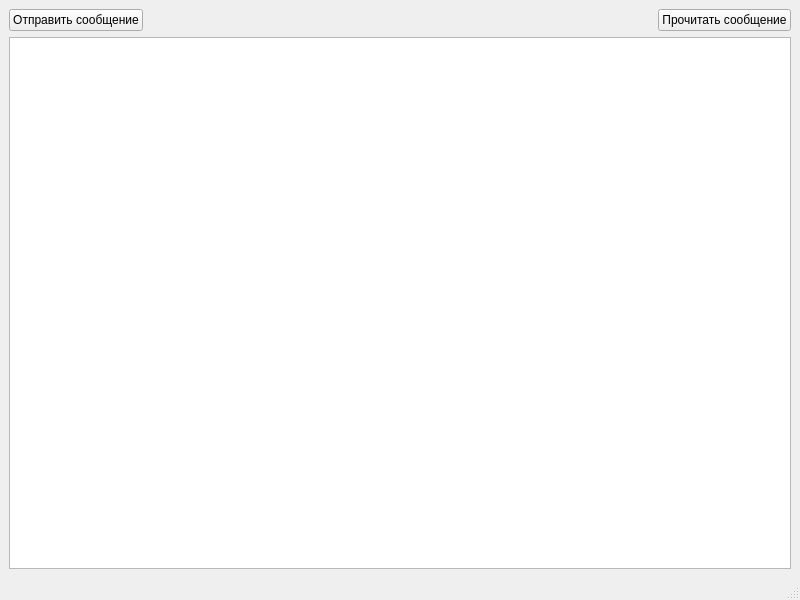
<?xml version="1.0" encoding="UTF-8"?>
<ui version="4.0">
 <class>MainWindow</class>
 <widget class="QMainWindow" name="MainWindow">
  <property name="geometry">
   <rect>
    <x>0</x>
    <y>0</y>
    <width>800</width>
    <height>600</height>
   </rect>
  </property>
  <property name="windowTitle">
   <string>Mail</string>
  </property>
  <widget class="QWidget" name="centralwidget">
   <layout class="QVBoxLayout" name="verticalLayout">
    <item>
     <layout class="QHBoxLayout" name="horizontalLayout">
      <item>
       <widget class="QPushButton" name="pushButton">
        <property name="text">
         <string>Отправить сообщение</string>
        </property>
       </widget>
      </item>
      <item>
       <spacer name="horizontalSpacer">
        <property name="orientation">
         <enum>Qt::Horizontal</enum>
        </property>
        <property name="sizeHint" stdset="0">
         <size>
          <width>40</width>
          <height>20</height>
         </size>
        </property>
       </spacer>
      </item>
      <item>
       <widget class="QPushButton" name="pushButton_2">
        <property name="text">
         <string>Прочитать сообщение</string>
        </property>
       </widget>
      </item>
     </layout>
    </item>
    <item>
     <widget class="QTextBrowser" name="textBrowser"/>
    </item>
   </layout>
  </widget>
  <widget class="QStatusBar" name="statusbar"/>
 </widget>
 <resources/>
 <connections/>
</ui>
